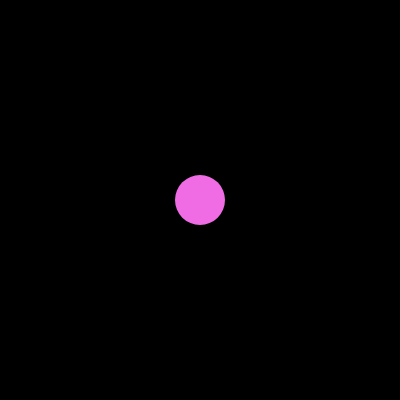
Frame 1 (no input)
Frame 60 (no input): identical to frame 1, image omitted
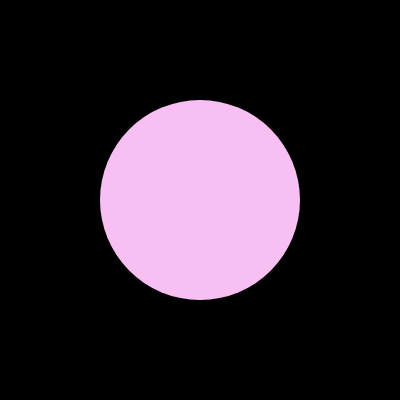
Frame 120 (the mouse pressed at the canvas centre since frame 60)

The p5.js sketch that drew these frames (run headless with seeded random() and noise() and a simulated clock; from frame 60 on, the mouse is pressed at the canvas centre):

// p5.js sketch
// ── sketch.js
// DM2008 — Activity 3a [Guided]
// Array Sampler (25 min)
//
// An array stores a list of values — here it's colors, but it could be
// sizes, positions, or anything else.
// Press any key to cycle through the array one item at a time.
//
// Try these:
// - Replace the colors with your own values (sizes, positions, text).
// - Use mousePressed() instead of keyPressed().
// - Use push() to add new items or splice() to remove them.
// - Loop through the whole array to draw all items at once.
//
// Stretch: visualize all items in the array simultaneously instead of one at a time.
let x = 200;
let y = 200;
let palette = ["#EF6CE4", "#F5A6EE", "#F8BFF3", "#FCE8FB"];
let randomnum = [50, 100, 200, 300];
let currentIndex = 0;

function setup() {
  createCanvas(400, 400);
  noStroke();
}

function draw() {
  background(0);

  fill(palette[currentIndex]);
  ellipse(width / 2, height / 2, randomnum[currentIndex]);
}

function mousePressed() {
  currentIndex = floor(random(palette.length));
}

function keyPressed() {
  currentIndex++;

  if (currentIndex >= palette.length) {
    currentIndex = 0;
  }

  console.log("Current index:", currentIndex, "→", palette[currentIndex]);
}
